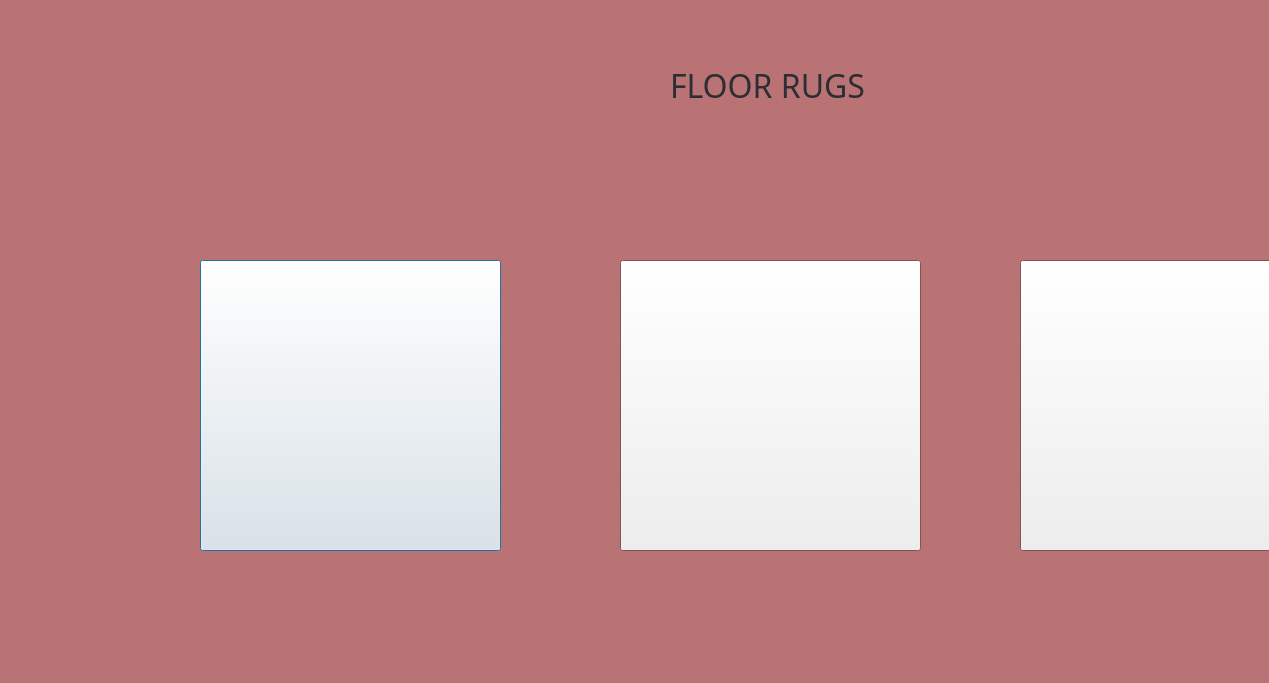
<?xml version="1.0" encoding="UTF-8"?>
<ui version="4.0">
 <class>lfloorRug</class>
 <widget class="QDialog" name="lfloorRug">
  <property name="geometry">
   <rect>
    <x>0</x>
    <y>0</y>
    <width>1269</width>
    <height>683</height>
   </rect>
  </property>
  <property name="palette">
   <palette>
    <active>
     <colorrole role="Window">
      <brush brushstyle="SolidPattern">
       <color alpha="255">
        <red>185</red>
        <green>115</green>
        <blue>117</blue>
       </color>
      </brush>
     </colorrole>
    </active>
    <inactive>
     <colorrole role="Window">
      <brush brushstyle="SolidPattern">
       <color alpha="255">
        <red>185</red>
        <green>115</green>
        <blue>117</blue>
       </color>
      </brush>
     </colorrole>
    </inactive>
    <disabled>
     <colorrole role="Base">
      <brush brushstyle="SolidPattern">
       <color alpha="255">
        <red>185</red>
        <green>115</green>
        <blue>117</blue>
       </color>
      </brush>
     </colorrole>
     <colorrole role="Window">
      <brush brushstyle="SolidPattern">
       <color alpha="255">
        <red>185</red>
        <green>115</green>
        <blue>117</blue>
       </color>
      </brush>
     </colorrole>
    </disabled>
   </palette>
  </property>
  <property name="windowTitle">
   <string>Dialog</string>
  </property>
  <widget class="QLabel" name="label">
   <property name="geometry">
    <rect>
     <x>670</x>
     <y>70</y>
     <width>231</width>
     <height>31</height>
    </rect>
   </property>
   <property name="palette">
    <palette>
     <active>
      <colorrole role="WindowText">
       <brush brushstyle="SolidPattern">
        <color alpha="255">
         <red>45</red>
         <green>45</green>
         <blue>52</blue>
        </color>
       </brush>
      </colorrole>
     </active>
     <inactive>
      <colorrole role="WindowText">
       <brush brushstyle="SolidPattern">
        <color alpha="255">
         <red>45</red>
         <green>45</green>
         <blue>52</blue>
        </color>
       </brush>
      </colorrole>
     </inactive>
     <disabled/>
    </palette>
   </property>
   <property name="font">
    <font>
     <family>Britannic Bold</family>
     <pointsize>24</pointsize>
    </font>
   </property>
   <property name="text">
    <string>FLOOR RUGS</string>
   </property>
  </widget>
  <widget class="QPushButton" name="rug1btn">
   <property name="geometry">
    <rect>
     <x>200</x>
     <y>260</y>
     <width>301</width>
     <height>291</height>
    </rect>
   </property>
   <property name="text">
    <string/>
   </property>
  </widget>
  <widget class="QPushButton" name="rug2btn">
   <property name="geometry">
    <rect>
     <x>620</x>
     <y>260</y>
     <width>301</width>
     <height>291</height>
    </rect>
   </property>
   <property name="text">
    <string/>
   </property>
  </widget>
  <widget class="QPushButton" name="rug3btn">
   <property name="geometry">
    <rect>
     <x>1020</x>
     <y>260</y>
     <width>301</width>
     <height>291</height>
    </rect>
   </property>
   <property name="text">
    <string/>
   </property>
  </widget>
 </widget>
 <resources/>
 <connections/>
</ui>
